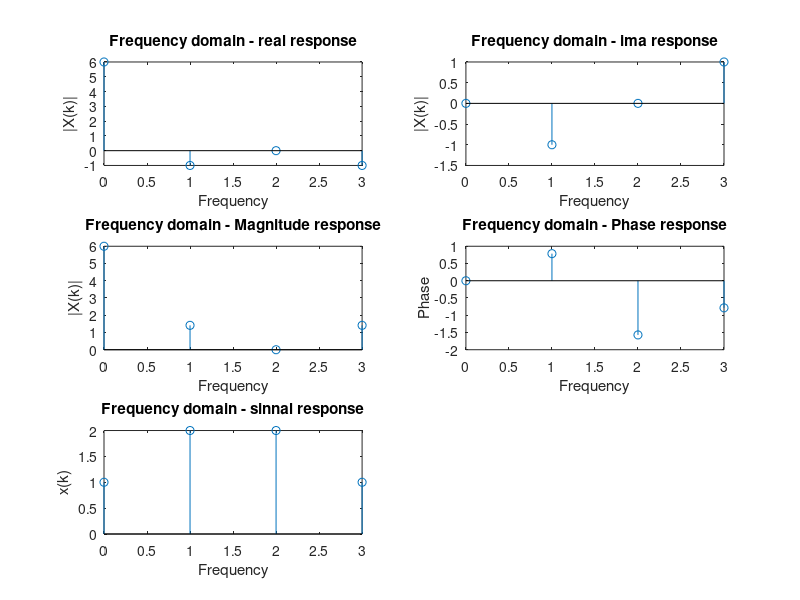

MATLAB code to generate this figure:
clc;
clear all;
close all;
clc;
F1=1000;
F2=2000;
N=4;
fs=8000;
x=[1 2 2 1];
X=zeros(1,N);

for m=0:N-1;
  real=0;
  ima=0;
  for n=0:N-1;
    real=real+(x(n+1)*cos(2*pi*m*n/N));
    ima=ima+(x(n+1)*sin(2*pi*m*n/N));
  endfor
  result1(m+1)=real;
  result2(m+1)=-ima;
endfor

for i=1:N
  X(i)=sqrt((result1(i)*result1(i))+(result2(i)*result2(i)));
endfor
disp(X);

t=0:N-1;
subplot(321)
stem(t,result1)
xlabel('Frequency');
ylabel('|X(k)|');
title('Frequency domain - real response') 


subplot(322)
stem(t,result2)
xlabel('Frequency');
ylabel('|X(k)|');
title('Frequency domain - ima response') 

subplot(323)
stem(t,X)
xlabel('Frequency');
ylabel('|X(k)|');
title('Frequency domain - Magnitude response') 

y=zeros(1,N);
for i=1:N
  y(i)=atan(result2(i)/result1(i));
endfor

subplot(324)
stem(t,y);
xlabel('Frequency');
ylabel('Phase');
title('Frequency domain - Phase response')


subplot(325)
stem(t,x);
xlabel('Frequency');
ylabel('x(k)');
title('Frequency domain - sinnal response')